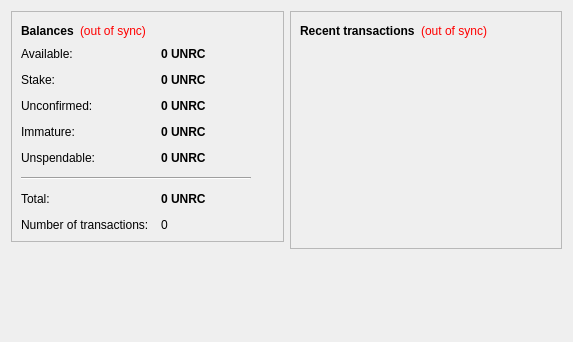
<?xml version="1.0" encoding="UTF-8"?>
<ui version="4.0">
 <class>OverviewPage</class>
 <widget class="QWidget" name="OverviewPage">
  <property name="geometry">
   <rect>
    <x>0</x>
    <y>0</y>
    <width>573</width>
    <height>342</height>
   </rect>
  </property>
  <property name="windowTitle">
   <string>Form</string>
  </property>
  <layout class="QHBoxLayout" name="horizontalLayout" stretch="1,1">
   <item>
    <layout class="QVBoxLayout" name="verticalLayout_2">
     <item>
      <widget class="QFrame" name="frame">
       <property name="frameShape">
        <enum>QFrame::StyledPanel</enum>
       </property>
       <property name="frameShadow">
        <enum>QFrame::Raised</enum>
       </property>
       <layout class="QVBoxLayout" name="verticalLayout_4">
        <item>
         <layout class="QHBoxLayout" name="horizontalLayout_4">
          <item>
           <widget class="QLabel" name="label_5">
            <property name="font">
             <font>
              <weight>75</weight>
              <bold>true</bold>
             </font>
            </property>
            <property name="text">
             <string>Balances</string>
            </property>
           </widget>
          </item>
          <item>
           <widget class="QLabel" name="labelWalletStatus">
            <property name="toolTip">
             <string>The displayed information may be out of date. Your wallet automatically synchronizes with the UniversalRoyalCoin network after a connection is established, but this process has not completed yet.</string>
            </property>
            <property name="styleSheet">
             <string notr="true">QLabel { color: red; }</string>
            </property>
            <property name="text">
             <string notr="true">(out of sync)</string>
            </property>
            <property name="alignment">
             <set>Qt::AlignLeading|Qt::AlignLeft|Qt::AlignVCenter</set>
            </property>
           </widget>
          </item>
          <item>
           <spacer name="horizontalSpacer_2">
            <property name="orientation">
             <enum>Qt::Horizontal</enum>
            </property>
            <property name="sizeHint" stdset="0">
             <size>
              <width>40</width>
              <height>20</height>
             </size>
            </property>
           </spacer>
          </item>
         </layout>
        </item>
        <item>
         <layout class="QFormLayout" name="formLayout_2">
          <property name="fieldGrowthPolicy">
           <enum>QFormLayout::AllNonFixedFieldsGrow</enum>
          </property>
          <property name="horizontalSpacing">
           <number>12</number>
          </property>
          <property name="verticalSpacing">
           <number>12</number>
          </property>
          <item row="0" column="0">
           <widget class="QLabel" name="labelAvailableText">
            <property name="toolTip">
             <string>Your current available balance</string>
            </property>
            <property name="text">
             <string>Available:</string>
            </property>
           </widget>
          </item>
          <item row="0" column="1">
           <widget class="QLabel" name="labelAvailable">
            <property name="font">
             <font>
              <weight>75</weight>
              <bold>true</bold>
             </font>
            </property>
            <property name="cursor">
             <cursorShape>IBeamCursor</cursorShape>
            </property>
            <property name="toolTip">
             <string>Your current available balance</string>
            </property>
            <property name="text">
             <string notr="true">0 UNRC</string>
            </property>
            <property name="alignment">
             <set>Qt::AlignLeading|Qt::AlignLeft|Qt::AlignVCenter</set>
            </property>
            <property name="textInteractionFlags">
             <set>Qt::LinksAccessibleByMouse|Qt::TextSelectableByKeyboard|Qt::TextSelectableByMouse</set>
            </property>
           </widget>
          </item>
          <item row="1" column="0">
           <widget class="QLabel" name="label_6">
            <property name="toolTip">
             <string>Total of coins that was staked, and do not yet count toward the current balance</string>
            </property>
            <property name="text">
             <string>Stake:</string>
            </property>
           </widget>
          </item>
          <item row="1" column="1">
           <widget class="QLabel" name="labelStake">
            <property name="font">
             <font>
              <weight>75</weight>
              <bold>true</bold>
             </font>
            </property>
            <property name="cursor">
             <cursorShape>IBeamCursor</cursorShape>
            </property>
            <property name="toolTip">
             <string>Total of coins that was staked, and do not yet count toward the current balance</string>
            </property>
            <property name="text">
             <string notr="true">0 UNRC</string>
            </property>
            <property name="alignment">
             <set>Qt::AlignLeading|Qt::AlignLeft|Qt::AlignVCenter</set>
            </property>
            <property name="textInteractionFlags">
             <set>Qt::LinksAccessibleByMouse|Qt::TextSelectableByKeyboard|Qt::TextSelectableByMouse</set>
            </property>
           </widget>
          </item>
          <item row="2" column="0">
           <widget class="QLabel" name="label_3">
            <property name="toolTip">
             <string>Total of transactions that have yet to be confirmed, and do not yet count toward the current balance</string>
            </property>
            <property name="text">
             <string>Unconfirmed:</string>
            </property>
           </widget>
          </item>
          <item row="2" column="1">
           <widget class="QLabel" name="labelUnconfirmed">
            <property name="font">
             <font>
              <weight>75</weight>
              <bold>true</bold>
             </font>
            </property>
            <property name="cursor">
             <cursorShape>IBeamCursor</cursorShape>
            </property>
            <property name="toolTip">
             <string>Total of transactions that have yet to be confirmed, and do not yet count toward the current balance</string>
            </property>
            <property name="text">
             <string notr="true">0 UNRC</string>
            </property>
            <property name="alignment">
             <set>Qt::AlignLeading|Qt::AlignLeft|Qt::AlignVCenter</set>
            </property>
            <property name="textInteractionFlags">
             <set>Qt::LinksAccessibleByMouse|Qt::TextSelectableByKeyboard|Qt::TextSelectableByMouse</set>
            </property>
           </widget>
          </item>
          <item row="3" column="0">
           <widget class="QLabel" name="labelImmatureText">
            <property name="toolTip">
             <string>Mined balance that has not yet matured</string>
            </property>
            <property name="text">
             <string>Immature:</string>
            </property>
           </widget>
          </item>
          <item row="3" column="1">
           <widget class="QLabel" name="labelImmature">
            <property name="font">
             <font>
              <weight>75</weight>
              <bold>true</bold>
             </font>
            </property>
            <property name="toolTip">
             <string>Mined balance that has not yet matured</string>
            </property>
            <property name="text">
             <string notr="true">0 UNRC</string>
            </property>
            <property name="alignment">
             <set>Qt::AlignLeading|Qt::AlignLeft|Qt::AlignVCenter</set>
            </property>
            <property name="textInteractionFlags">
             <set>Qt::LinksAccessibleByMouse|Qt::TextSelectableByKeyboard|Qt::TextSelectableByMouse</set>
            </property>
           </widget>
          </item>
          <item row="4" column="0">
           <widget class="QLabel" name="labelBalanceWatchOnlyText">
            <property name="toolTip">
             <string>Your unspendable balance</string>
            </property>
            <property name="text">
             <string>Unspendable:</string>
            </property>
           </widget>
          </item>
          <item row="4" column="1">
           <widget class="QLabel" name="labelBalanceWatchOnly">
            <property name="font">
             <font>
              <weight>75</weight>
              <bold>true</bold>
             </font>
            </property>
            <property name="cursor">
             <cursorShape>IBeamCursor</cursorShape>
            </property>
            <property name="toolTip">
             <string>Your unspendable balance</string>
            </property>
            <property name="text">
             <string notr="true">0 UNRC</string>
            </property>
            <property name="alignment">
             <set>Qt::AlignLeading|Qt::AlignLeft|Qt::AlignVCenter</set>
            </property>
            <property name="textInteractionFlags">
             <set>Qt::LinksAccessibleByMouse|Qt::TextSelectableByKeyboard|Qt::TextSelectableByMouse</set>
            </property>
           </widget>
          </item>
          <item row="5" column="0" colspan="2">
           <widget class="Line" name="line">
            <property name="maximumSize">
             <size>
              <width>230</width>
              <height>16777215</height>
             </size>
            </property>
            <property name="orientation">
             <enum>Qt::Horizontal</enum>
            </property>
           </widget>
          </item>
          <item row="6" column="0">
           <widget class="QLabel" name="labelTotalText">
            <property name="toolTip">
             <string>Your current total balance</string>
            </property>
            <property name="text">
             <string>Total:</string>
            </property>
           </widget>
          </item>
          <item row="6" column="1">
           <widget class="QLabel" name="labelTotal">
            <property name="font">
             <font>
              <weight>75</weight>
              <bold>true</bold>
             </font>
            </property>
            <property name="toolTip">
             <string>Your current total balance</string>
            </property>
            <property name="text">
             <string notr="true">0 UNRC</string>
            </property>
            <property name="alignment">
             <set>Qt::AlignLeading|Qt::AlignLeft|Qt::AlignVCenter</set>
            </property>
            <property name="textInteractionFlags">
             <set>Qt::LinksAccessibleByMouse|Qt::TextSelectableByKeyboard|Qt::TextSelectableByMouse</set>
            </property>
           </widget>
          </item>
          <item row="7" column="0">
           <widget class="QLabel" name="label_2">
            <property name="toolTip">
             <string>Total number of transactions in wallet</string>
            </property>
            <property name="text">
             <string>Number of transactions:</string>
            </property>
           </widget>
          </item>
          <item row="7" column="1">
           <widget class="QLabel" name="labelNumTransactions">
            <property name="toolTip">
             <string>Total number of transactions in wallet</string>
            </property>
            <property name="text">
             <string notr="true">0</string>
            </property>
           </widget>
          </item>
         </layout>
        </item>
       </layout>
      </widget>
     </item>
     <item>
      <spacer name="verticalSpacer">
       <property name="orientation">
        <enum>Qt::Vertical</enum>
       </property>
       <property name="sizeHint" stdset="0">
        <size>
         <width>20</width>
         <height>40</height>
        </size>
       </property>
      </spacer>
     </item>
    </layout>
   </item>
   <item>
    <layout class="QVBoxLayout" name="verticalLayout_3">
     <item>
      <widget class="QFrame" name="frame_2">
       <property name="frameShape">
        <enum>QFrame::StyledPanel</enum>
       </property>
       <property name="frameShadow">
        <enum>QFrame::Raised</enum>
       </property>
       <layout class="QVBoxLayout" name="verticalLayout">
        <item>
         <layout class="QHBoxLayout" name="horizontalLayout_2">
          <item>
           <widget class="QLabel" name="label_4">
            <property name="text">
             <string>&lt;b&gt;Recent transactions&lt;/b&gt;</string>
            </property>
           </widget>
          </item>
          <item>
           <widget class="QLabel" name="labelTransactionsStatus">
            <property name="toolTip">
             <string>The displayed information may be out of date. Your wallet automatically synchronizes with the UniversalRoyalCoin network after a connection is established, but this process has not completed yet.</string>
            </property>
            <property name="styleSheet">
             <string notr="true">QLabel { color: red; }</string>
            </property>
            <property name="text">
             <string notr="true">(out of sync)</string>
            </property>
            <property name="alignment">
             <set>Qt::AlignRight|Qt::AlignTrailing|Qt::AlignVCenter</set>
            </property>
           </widget>
          </item>
          <item>
           <spacer name="horizontalSpacer">
            <property name="orientation">
             <enum>Qt::Horizontal</enum>
            </property>
            <property name="sizeHint" stdset="0">
             <size>
              <width>40</width>
              <height>20</height>
             </size>
            </property>
           </spacer>
          </item>
         </layout>
        </item>
        <item>
         <widget class="QListView" name="listTransactions">
          <property name="styleSheet">
           <string notr="true">QListView { background: transparent; }</string>
          </property>
          <property name="frameShape">
           <enum>QFrame::NoFrame</enum>
          </property>
          <property name="verticalScrollBarPolicy">
           <enum>Qt::ScrollBarAlwaysOff</enum>
          </property>
          <property name="horizontalScrollBarPolicy">
           <enum>Qt::ScrollBarAlwaysOff</enum>
          </property>
          <property name="selectionMode">
           <enum>QAbstractItemView::NoSelection</enum>
          </property>
         </widget>
        </item>
       </layout>
      </widget>
     </item>
     <item>
      <spacer name="verticalSpacer_2">
       <property name="orientation">
        <enum>Qt::Vertical</enum>
       </property>
       <property name="sizeHint" stdset="0">
        <size>
         <width>20</width>
         <height>40</height>
        </size>
       </property>
      </spacer>
     </item>
    </layout>
   </item>
  </layout>
 </widget>
 <resources/>
 <connections/>
</ui>
